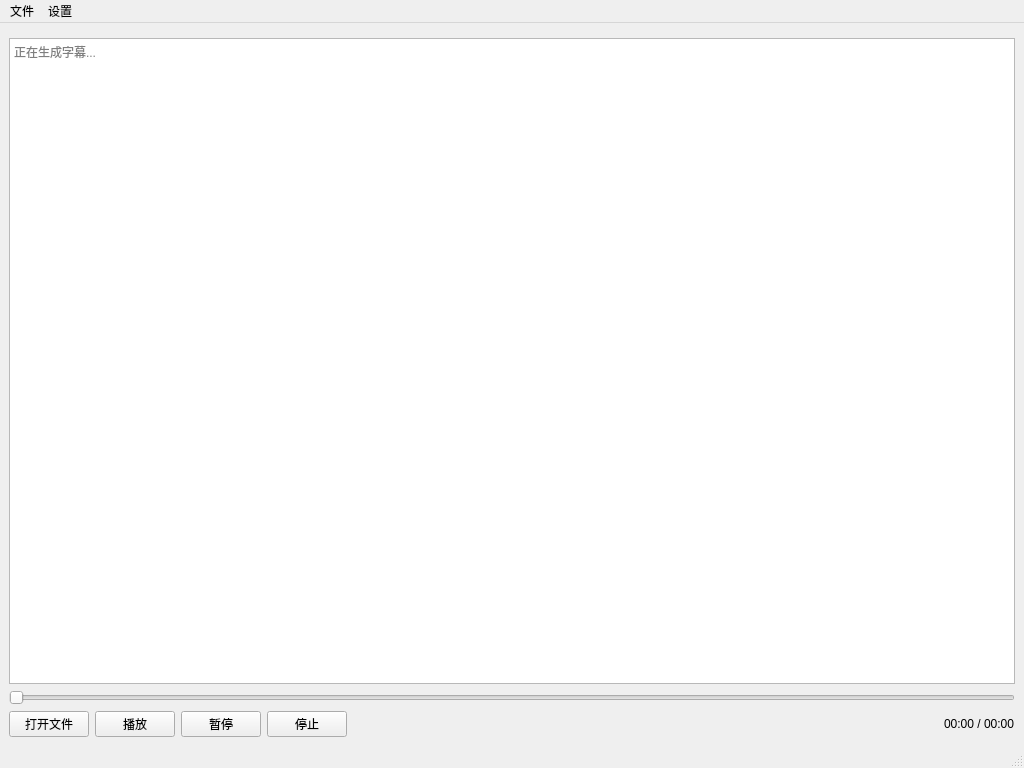
<?xml version="1.0" encoding="UTF-8"?>
<ui version="4.0">
 <class>MainWindow</class>
 <widget class="QMainWindow" name="MainWindow">
  <property name="geometry">
   <rect>
    <x>0</x>
    <y>0</y>
    <width>1024</width>
    <height>768</height>
   </rect>
  </property>
  <property name="windowTitle">
   <string>EnPlayer - 智能视频播放器</string>
  </property>
  <widget class="QWidget" name="centralwidget">
   <layout class="QVBoxLayout" name="verticalLayout">
    <item>
     <widget class="QWidget" name="videoWidget" native="true"/>
    </item>
    <item>
     <widget class="QTextEdit" name="subtitleTextEdit">
      <property name="readOnly">
       <bool>true</bool>
      </property>
      <property name="placeholderText">
       <string>正在生成字幕...</string>
      </property>
      <property name="maximumHeight">
       <number>100</number>
      </property>
     </widget>
    </item>
    <item>
     <widget class="QSlider" name="positionSlider">
      <property name="orientation">
       <enum>Qt::Horizontal</enum>
      </property>
     </widget>
    </item>
    <item>
     <layout class="QHBoxLayout" name="horizontalLayout">
      <item>
       <widget class="QPushButton" name="openButton">
        <property name="text">
         <string>打开文件</string>
        </property>
       </widget>
      </item>
      <item>
       <widget class="QPushButton" name="playButton">
        <property name="text">
         <string>播放</string>
        </property>
       </widget>
      </item>
      <item>
       <widget class="QPushButton" name="pauseButton">
        <property name="text">
         <string>暂停</string>
        </property>
       </widget>
      </item>
      <item>
       <widget class="QPushButton" name="stopButton">
        <property name="text">
         <string>停止</string>
        </property>
       </widget>
      </item>
      <item>
       <spacer name="horizontalSpacer">
        <property name="orientation">
         <enum>Qt::Horizontal</enum>
        </property>
        <property name="sizeHint" stdset="0">
         <size>
          <width>40</width>
          <height>20</height>
         </size>
        </property>
       </spacer>
      </item>
      <item>
       <widget class="QLabel" name="timeLabel">
        <property name="text">
         <string>00:00 / 00:00</string>
        </property>
       </widget>
      </item>
     </layout>
    </item>
   </layout>
  </widget>
  <widget class="QMenuBar" name="menubar">
   <widget class="QMenu" name="menuFile">
    <property name="title">
     <string>文件</string>
    </property>
    <addaction name="actionOpen"/>
    <addaction name="actionExit"/>
   </widget>
   <widget class="QMenu" name="menuSettings">
    <property name="title">
     <string>设置</string>
    </property>
    <addaction name="actionSettings"/>
   </widget>
   <addaction name="menuFile"/>
   <addaction name="menuSettings"/>
  </widget>
  <widget class="QStatusBar" name="statusbar"/>
  <action name="actionOpen">
   <property name="text">
    <string>打开</string>
   </property>
  </action>
  <action name="actionExit">
   <property name="text">
    <string>退出</string>
   </property>
  </action>
  <action name="actionSettings">
   <property name="text">
    <string>偏好设置</string>
   </property>
  </action>
 </widget>
 <customwidgets>
  <customwidget>
   <class>QVideoWidget</class>
   <extends>QWidget</extends>
   <header>QVideoWidget</header>
  </customwidget>
 </customwidgets>
 <resources/>
 <connections/>
</ui>
